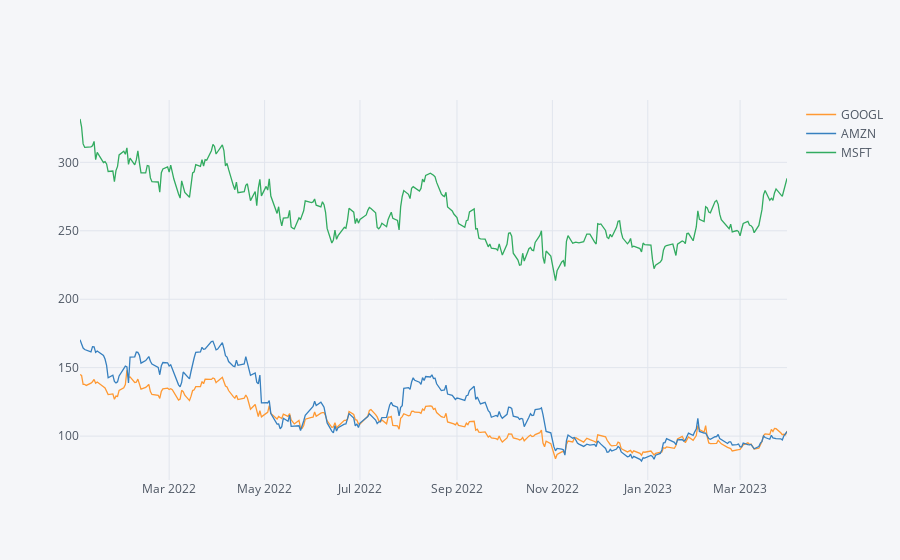

This figure's notebook cell:
### Code cell
stocks_dataframe.xs(key='Close',axis=1,level='Stock Info').iplot()

### Figure 1 — Plotly figure (JSON) as saved in the notebook; plotly's stock layout.template omitted (floating-point values rounded to 4 significant figures; data arrays with more than 128 entries replaced by an {"elided": "..."} marker saying what was removed)
{"data": [{"line": {"color": "rgba(255, 153, 51, 1.0)", "dash": "solid", "shape": "linear", "width": 1.3}, "mode": "lines", "name": "GOOGL", "text": "", "type": "scatter", "x": {"elided": "313 str values"}, "y": {"elided": "313 float values"}}, {"line": {"color": "rgba(55, 128, 191, 1.0)", "dash": "solid", "shape": "linear", "width": 1.3}, "mode": "lines", "name": "AMZN", "text": "", "type": "scatter", "x": {"elided": "313 str values"}, "y": {"elided": "313 float values"}}, {"line": {"color": "rgba(50, 171, 96, 1.0)", "dash": "solid", "shape": "linear", "width": 1.3}, "mode": "lines", "name": "MSFT", "text": "", "type": "scatter", "x": {"elided": "313 str values"}, "y": {"elided": "313 float values"}}], "layout": {"legend": {"bgcolor": "#F5F6F9", "font": {"color": "#4D5663"}}, "paper_bgcolor": "#F5F6F9", "plot_bgcolor": "#F5F6F9", "title": {"font": {"color": "#4D5663"}}, "xaxis": {"gridcolor": "#E1E5ED", "showgrid": true, "tickfont": {"color": "#4D5663"}, "title": {"font": {"color": "#4D5663"}, "text": ""}, "zerolinecolor": "#E1E5ED"}, "yaxis": {"gridcolor": "#E1E5ED", "showgrid": true, "tickfont": {"color": "#4D5663"}, "title": {"font": {"color": "#4D5663"}, "text": ""}, "zerolinecolor": "#E1E5ED"}}}
